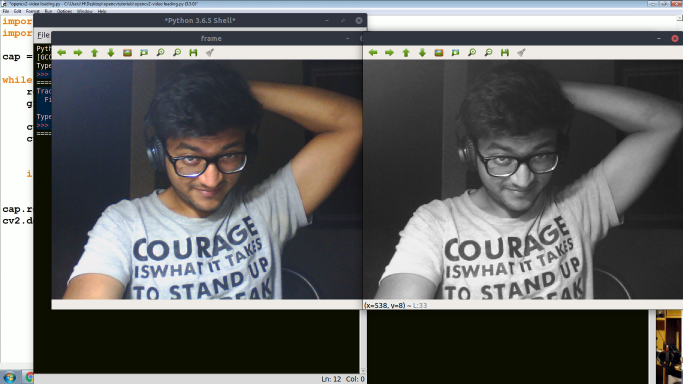
#> input picture test.png, 1366 x 768 px (shown at 1/2 size)
$ python 15.grabcut.py
#> lines starting #> are read from the running program, lines starting #| are printed output that depends on the picture
import cv2
import numpy as np
import matplotlib.pyplot as plt

img=cv2.imread('test.png',1)
#> img is the input picture: shape (768, 1366, 3); mean B, G, R 99, 99.9, 99.3
mask=np.zeros(img.shape[:2],np.uint8)

bgdModel=np.zeros((1,65),np.float64)
fgdModel=np.zeros((1,65),np.float64)

rect=(0,0,1050,1050)

cv2.grabCut(img,mask,rect,bgdModel,fgdModel,5,cv2.GC_INIT_WITH_RECT)
mask2=np.where((mask==2)|(mask==0),0,1).astype('uint8')
img=img*mask2[:,:,np.newaxis]
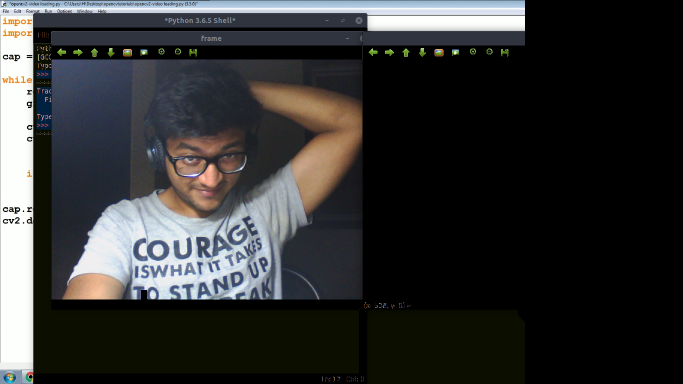
#> img: shape (768, 1366, 3) (shown at 1/2 size); mean B, G, R 49.6, 49.8, 49.1

plt.imshow(img)
plt.colorbar()
plt.show()
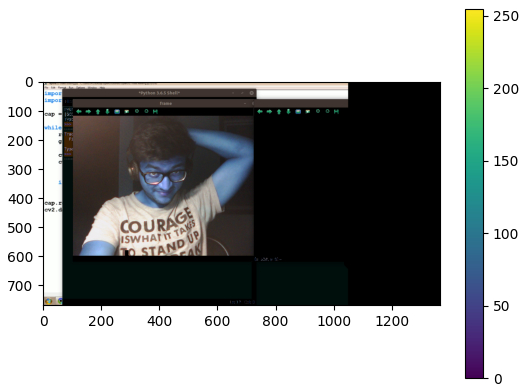
#> figure drawn by matplotlib, 2 panels; B, G, R data is drawn as R, G, B
cv2.destroyAllWindows()
